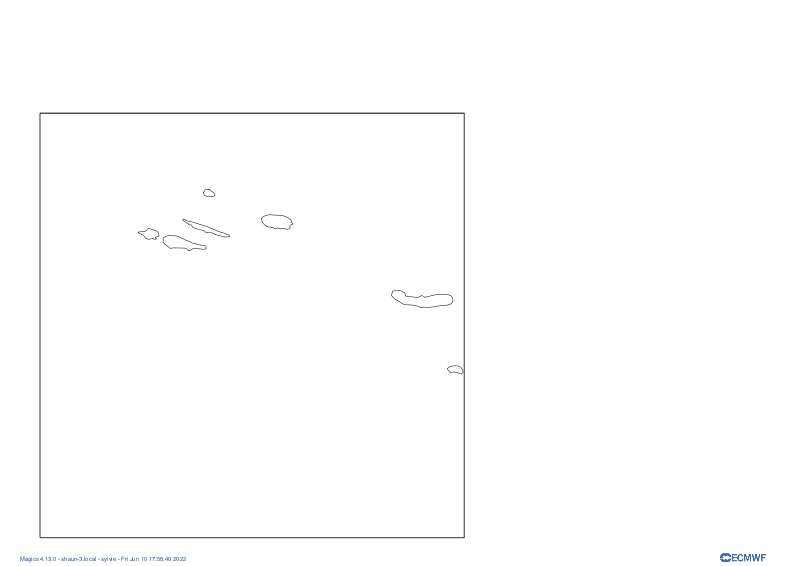

This figure's Python source:
from Magics import macro as magics
import json


	


output = magics.output(output_formats= ['png'],
                output_name_first_page_number= "off",
                output_name= "obs-surface")


area = magics.mmap(subpage_lower_left_latitude = 35. ,
                    subpage_lower_left_longitude = -30.,
                    subpage_upper_right_longitude = -25,
                    subpage_upper_right_latitude = 40
                     )


coastlines = magics.mcoast()

data = magics.mgeojson(geojson_input_filename = "../skinnywms/testdata/small.geojson")

symbol = magics.msymb(symbol_type = "marker",
	symbol_marker_index = 15,
	legend = "off",
	symbol_colour = "red",
	symbol_height = 1.00)

magics.plot(output, area, data, symbol, coastlines)
